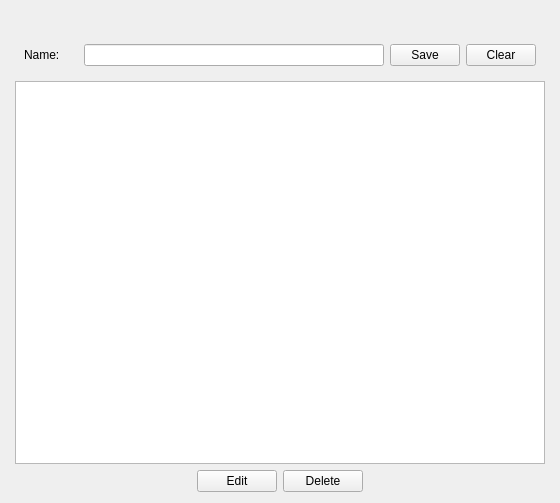
<?xml version="1.0" encoding="UTF-8"?>
<ui version="4.0">
 <class>ManageLocations</class>
 <widget class="QWidget" name="ManageLocations">
  <property name="geometry">
   <rect>
    <x>0</x>
    <y>0</y>
    <width>560</width>
    <height>503</height>
   </rect>
  </property>
  <property name="windowTitle">
   <string>Form</string>
  </property>
  <layout class="QGridLayout" name="gridLayout">
   <item row="0" column="0">
    <widget class="QFrame" name="frame">
     <property name="maximumSize">
      <size>
       <width>530</width>
       <height>16777215</height>
      </size>
     </property>
     <property name="frameShape">
      <enum>QFrame::NoFrame</enum>
     </property>
     <property name="frameShadow">
      <enum>QFrame::Raised</enum>
     </property>
     <layout class="QVBoxLayout" name="verticalLayout">
      <property name="leftMargin">
       <number>0</number>
      </property>
      <property name="topMargin">
       <number>0</number>
      </property>
      <property name="rightMargin">
       <number>0</number>
      </property>
      <property name="bottomMargin">
       <number>0</number>
      </property>
      <item>
       <widget class="QWidget" name="formWidget" native="true">
        <property name="maximumSize">
         <size>
          <width>16777215</width>
          <height>170</height>
         </size>
        </property>
        <layout class="QGridLayout" name="gridLayout_2">
         <item row="0" column="1">
          <widget class="QLabel" name="lbl_id">
           <property name="font">
            <font>
             <pointsize>12</pointsize>
             <weight>75</weight>
             <bold>true</bold>
            </font>
           </property>
           <property name="text">
            <string/>
           </property>
          </widget>
         </item>
         <item row="1" column="0">
          <widget class="QLabel" name="label">
           <property name="text">
            <string>Name:</string>
           </property>
          </widget>
         </item>
         <item row="1" column="1">
          <widget class="QLineEdit" name="name">
           <property name="maximumSize">
            <size>
             <width>300</width>
             <height>16777215</height>
            </size>
           </property>
          </widget>
         </item>
         <item row="1" column="2">
          <widget class="QPushButton" name="save_btn">
           <property name="maximumSize">
            <size>
             <width>70</width>
             <height>16777215</height>
            </size>
           </property>
           <property name="text">
            <string>Save</string>
           </property>
          </widget>
         </item>
         <item row="1" column="3">
          <widget class="QPushButton" name="clear_btn">
           <property name="maximumSize">
            <size>
             <width>70</width>
             <height>16777215</height>
            </size>
           </property>
           <property name="text">
            <string>Clear</string>
           </property>
          </widget>
         </item>
        </layout>
       </widget>
      </item>
      <item>
       <widget class="QTableWidget" name="detailtable">
        <property name="editTriggers">
         <set>QAbstractItemView::NoEditTriggers</set>
        </property>
        <property name="selectionMode">
         <enum>QAbstractItemView::SingleSelection</enum>
        </property>
        <property name="selectionBehavior">
         <enum>QAbstractItemView::SelectRows</enum>
        </property>
       </widget>
      </item>
      <item>
       <widget class="QWidget" name="widget" native="true">
        <layout class="QHBoxLayout" name="horizontalLayout_4">
         <property name="leftMargin">
          <number>0</number>
         </property>
         <property name="topMargin">
          <number>0</number>
         </property>
         <property name="rightMargin">
          <number>0</number>
         </property>
         <property name="bottomMargin">
          <number>0</number>
         </property>
         <item>
          <spacer name="horizontalSpacer">
           <property name="orientation">
            <enum>Qt::Horizontal</enum>
           </property>
           <property name="sizeHint" stdset="0">
            <size>
             <width>178</width>
             <height>20</height>
            </size>
           </property>
          </spacer>
         </item>
         <item>
          <widget class="QPushButton" name="edit_btn">
           <property name="text">
            <string>Edit</string>
           </property>
          </widget>
         </item>
         <item>
          <widget class="QPushButton" name="delete_btn">
           <property name="text">
            <string>Delete</string>
           </property>
          </widget>
         </item>
         <item>
          <spacer name="horizontalSpacer_2">
           <property name="orientation">
            <enum>Qt::Horizontal</enum>
           </property>
           <property name="sizeHint" stdset="0">
            <size>
             <width>178</width>
             <height>20</height>
            </size>
           </property>
          </spacer>
         </item>
        </layout>
       </widget>
      </item>
     </layout>
    </widget>
   </item>
  </layout>
 </widget>
 <resources/>
 <connections/>
</ui>
